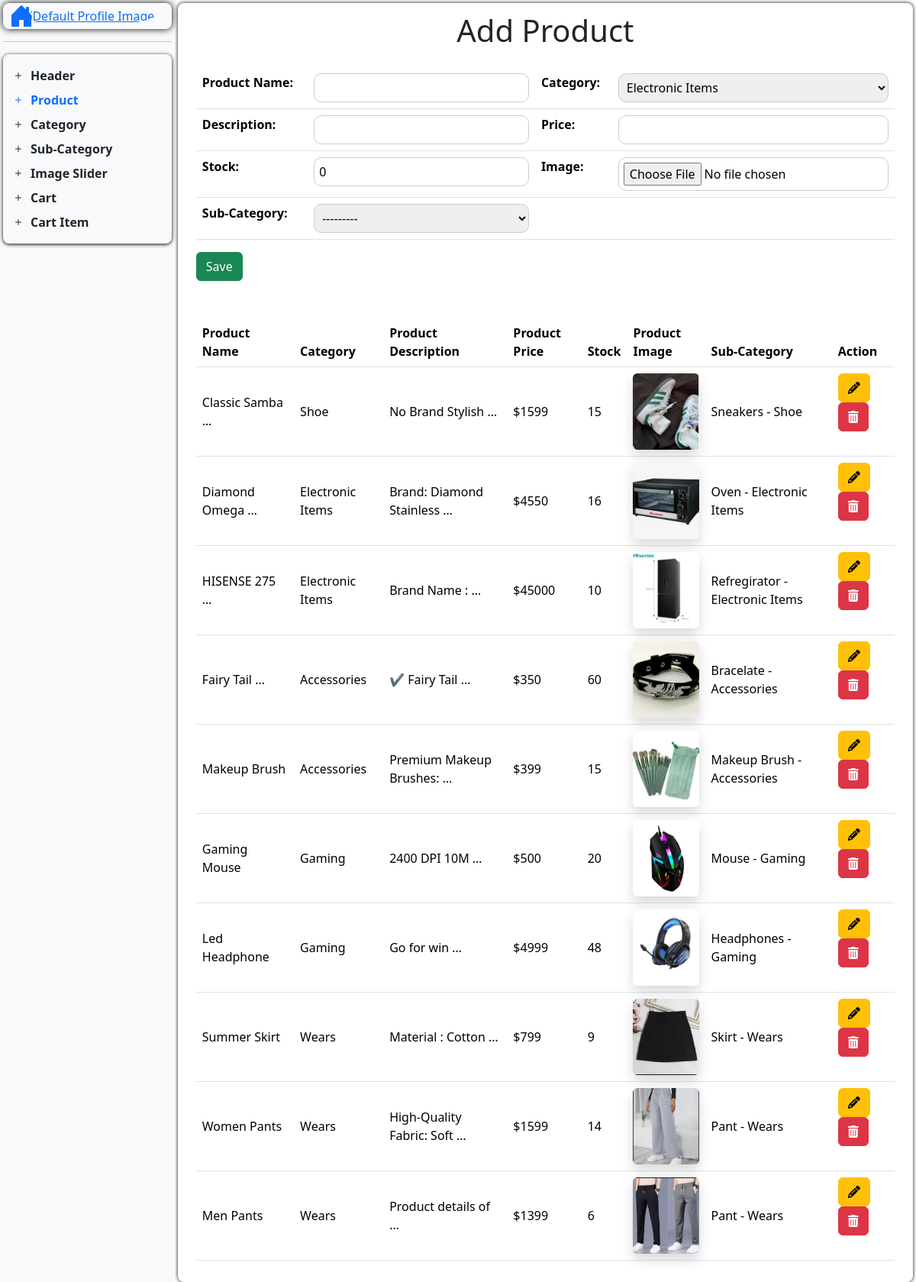
Page /add-product/ on the earlier database version.
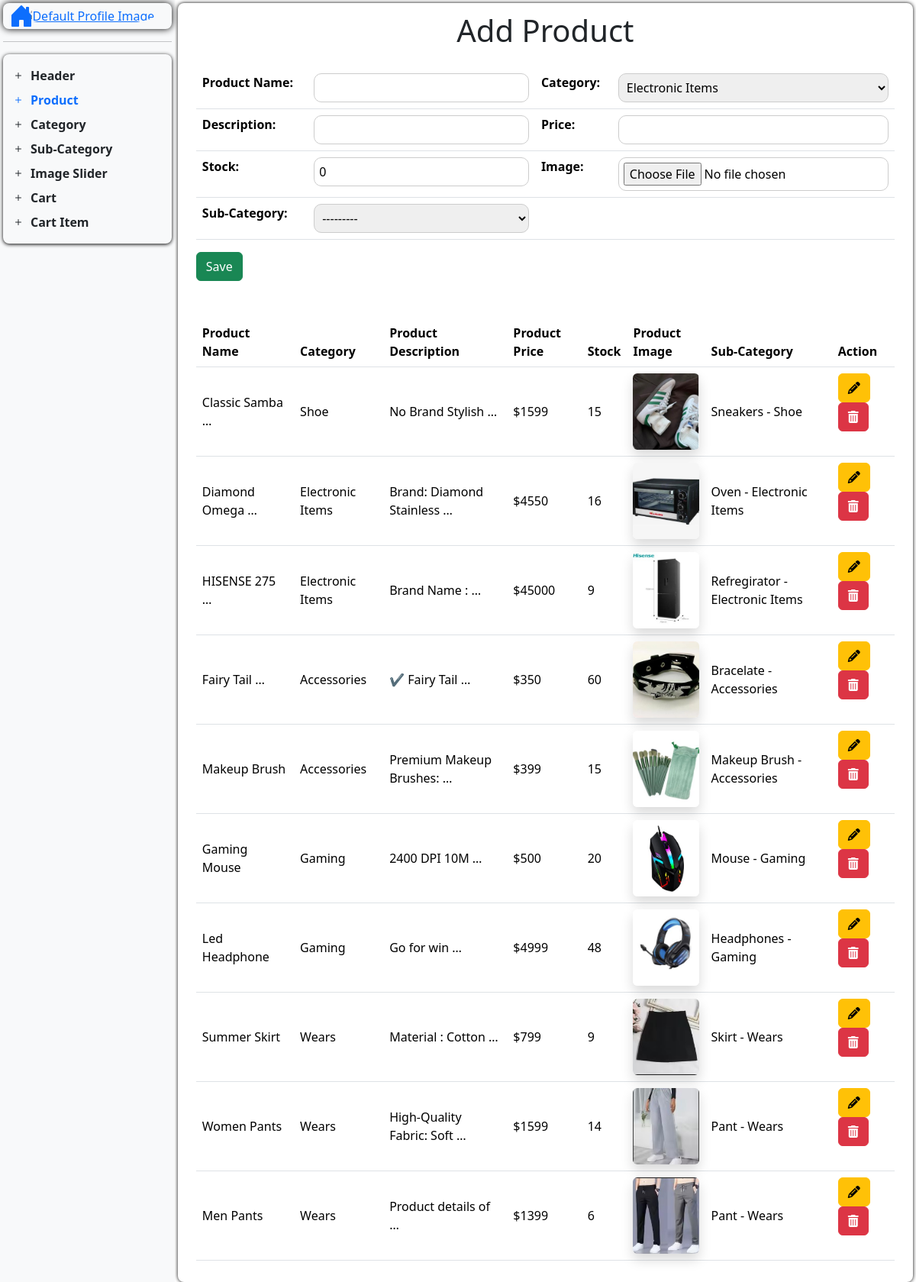
Same page on the later database version.
### nep_app/models.py (models this page shows, shortened)
class ProductModel(models.Model):
    product_category = models.ForeignKey(
        CategoryModel,
        related_name="productcategory",
        on_delete=models.CASCADE,
        default="",
    )
    product_name = models.CharField(max_length=200, default="")
    product_description = models.CharField(max_length=200, default="")
    product_price = models.CharField(max_length=200, default="")
    product_image = models.ImageField(
        upload_to="productImage/", default="", null=True, blank=True
    )
    pro_sub_category = models.ForeignKey(
        Sub_CategoryModel,
        related_name="productSubCategory",
        on_delete=models.CASCADE,
        null=True,
        blank=True,
        default="",
    )
    product_stock = models.IntegerField(default=0)

class CategoryModel(models.Model):
    category_icon = models.CharField(max_length=200, default="", blank=True)
    category_name = models.CharField(max_length=200, default="", unique=True)
    category_image = models.ImageField(
        upload_to="category_image/", default="", blank=True
    )
    def __str__(self) -> str:
        return f"{self.category_name}"

class Sub_CategoryModel(models.Model):
    sub_category_icon = models.CharField(max_length=200, default="", blank=True)
    sub_category_name = models.CharField(max_length=200, default="", unique=True)
    category = models.ForeignKey(
        CategoryModel, related_name="subcategories", on_delete=models.CASCADE
    )
    def __str__(self) -> str:
        return f"{self.sub_category_name} - {self.category}"

### nep_app/views.py (the view)
# urls.py: path("add-product/", add_product, name="add_product"),
def add_product(request):
    return handle_create(
        request=request,
        model=ProductModel,
        formname=ProductForm,
        redirect_url="add_product",
        template_url="Dashboard/D_Content/add_product.html",
        action_url="add_product",
    )

### nep_app/forms.py
class ProductForm(forms.ModelForm):
    class Meta:
        model = ProductModel
        fields = "__all__"

### handler/ViewHandler.py (called while the page is built)
def handle_create(
        request,
        model,
        formname,
        redirect_url,
        template_url,
        action_url
    ):
    data = model.objects.order_by('-id')
    if request.method == "POST":
        form = formname(request.POST, request.FILES)
        if form.is_valid():
            form.save()
            return redirect(redirect_url)
    else:
        form = formname()
    context = {
        "form": form,
        "data": data,
        'action_url': reverse(action_url)
        }
    return render(request, template_url, context)

### templates/Dashboard/D_Content/add_product.html (shortened to what this page needs)
{% extends "Dashboard/dashboard.html" %}
{% load static %}
{% block add_product %}
<h1 class="text-center mb-4">Add Product</h1>
<div class="container mt-4">
    <table class="table bg-white">
        <tr>
            <th>Product Name:</th>
            <td>{{ form.product_name }}</td>
            <th>Category:</th>
            <td>{{ form.product_category }}</td>
        </tr>
        <tr>
            <th>Description:</th>
            <td>{{ form.product_description }}</td>
            <th>Price:</th>
            <td>{{ form.product_price }}</td>
        </tr>
        <tr>
            <th>Stock:</th>
            <td>{{ form.product_stock }}</td>
            <th>Image:</th>
            <td>
                {{ form.product_image }}
            </td>
        </tr>
        <tr>
            <th>Sub-Category:</th>
            <td>{{ form.pro_sub_category }}</td>
            <td colspan="2"></td>
        </tr>
    </table>
    <button type="submit" name="submit" class="btn btn-success">
        {% if form.instance.id %} Update {% else %} Save {% endif %}
    </button>
    <div>
        <table class="table bg-white mt-5">
            <thead>
                <tr>
                    <th>Product Name</th>
                    <th>Category</th>
                    <th>Product Description</th>
                    <th>Product Price</th>
                    <th>Stock</th>
                    <th>Product Image</th>
                    <th>Sub-Category</th>
                    <th>Action</th>
                </tr>
            </thead>
            <tbody>
                {% for prod in data %}
                <tr>
                    <td class="align-middle">{{ prod.product_name|truncatewords:2 }}</td>
                    <td class="align-middle">{{ prod.product_category }}</td>
                    <td class="align-middle">{{ prod.product_description|truncatewords:3 }}</td>
                    <td class="align-middle">${{ prod.product_price }}</td>
                    <td class="align-middle">{{ prod.product_stock }}</td>
                    <td class="align-middle">
                        {% if prod.product_image and prod.product_image.url %}
                        <img src="{{ prod.product_image.url }}" alt="Product Image" loading="lazy"
                            class="img-fluid rounded shadow" style="width: 100px; height: 100px; object-fit: cover;">
                        {% else %}
                        <img src="{% static 'images/default_image.png' %}" alt="Default Image" loading="lazy"
                            class="img-fluid rounded shadow" style="width: 100px; height: 100px; object-fit: cover;">
                        {% endif %}
                    </td>
                    <td class="align-middle">{{ prod.pro_sub_category }}</td>
                    <td>
                        <a href="{% url 'update_product' prod.id %}" class="btn btn-warning"><i class="fas fa-pencil-alt"></i></a>
                        <a href="{% url 'del_product' prod.id %}"class="btn btn-danger"><i class="fas fa-trash-alt"></i></a>
                    </td>
                </tr>
                {% endfor %}
            </tbody>
        </table>
    </div>
</div>
{% endblock %}

Differences in the rows shown:
changed ProductModel "HISENSE 275 …": product_stock "10" → "9"
